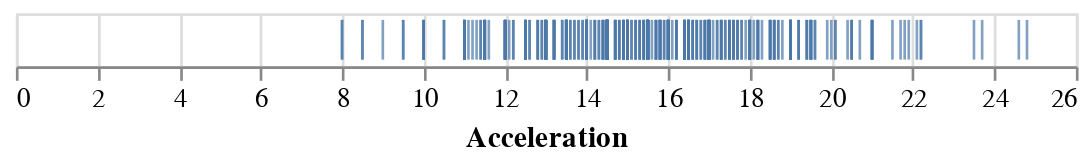

Notebook code for this chart:
### Markdown cell above
There is another nice mark called `tick`:

### Code cell
alt.Chart(cars).mark_tick().encode(
    x='Acceleration',
)

### Figure 1 — Vega-Lite specification as saved in the notebook (floating-point values rounded to 4 significant figures; data arrays with more than 128 entries replaced by an {"elided": "..."} marker saying what was removed)
{"$schema": "https://vega.github.io/schema/vega-lite/v4.17.0.json", "config": {"view": {"continuousHeight": 300, "continuousWidth": 400}}, "data": {"name": "data-f02450ab61490a1363517a0190416235"}, "datasets": {"data-f02450ab61490a1363517a0190416235": {"elided": "406 records"}}, "encoding": {"x": {"field": "Acceleration", "type": "quantitative"}}, "mark": "tick"}
